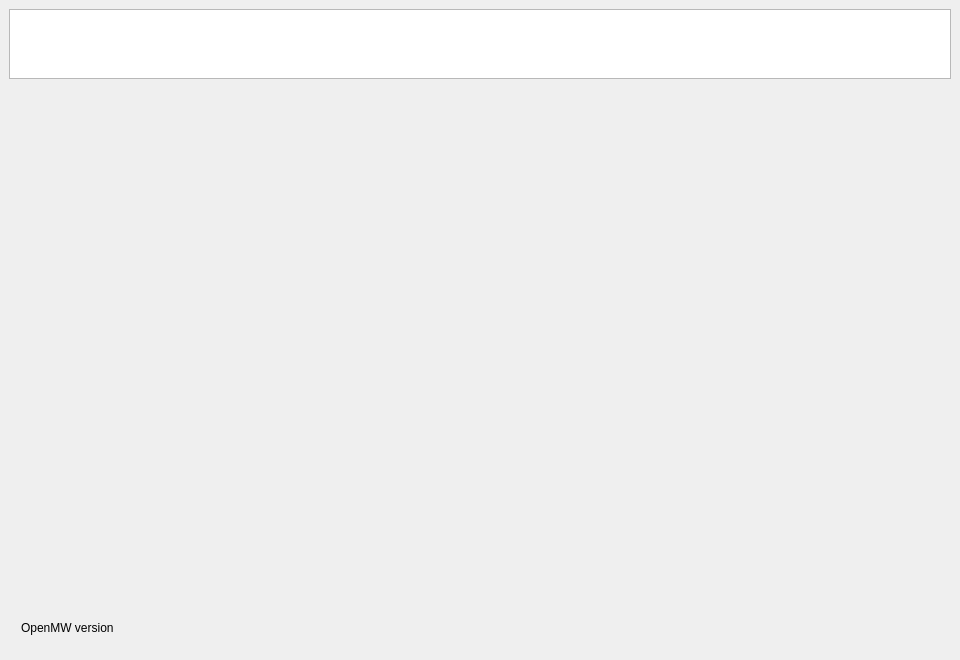
<?xml version="1.0" encoding="UTF-8"?>
<ui version="4.0">
 <class>MainWindow</class>
 <widget class="QMainWindow" name="MainWindow">
  <property name="geometry">
   <rect>
    <x>0</x>
    <y>0</y>
    <width>960</width>
    <height>660</height>
   </rect>
  </property>
  <property name="minimumSize">
   <size>
    <width>960</width>
    <height>660</height>
   </size>
  </property>
  <property name="maximumSize">
   <size>
    <width>960</width>
    <height>660</height>
   </size>
  </property>
  <property name="windowTitle">
   <string>ArenaMP Launcher</string>
  </property>
  <property name="windowIcon">
   <iconset resource="../launcher/launcher.qrc">
    <normaloff>:/images/openmw.png</normaloff>:/images/openmw.png</iconset>
  </property>
  <widget class="QWidget" name="centralwidget">
   <layout class="QVBoxLayout" name="verticalLayout_2">
    <property name="spacing">
     <number>9</number>
    </property>
    <property name="leftMargin">
     <number>9</number>
    </property>
    <property name="topMargin">
     <number>9</number>
    </property>
    <property name="rightMargin">
     <number>9</number>
    </property>
    <property name="bottomMargin">
     <number>9</number>
    </property>
    <item>
     <widget class="QListWidget" name="iconWidget">
      <property name="minimumSize">
       <size>
        <width>400</width>
        <height>70</height>
       </size>
      </property>
      <property name="maximumSize">
       <size>
        <width>16777215</width>
        <height>70</height>
       </size>
      </property>
      <property name="focusPolicy">
       <enum>Qt::NoFocus</enum>
      </property>
      <property name="horizontalScrollBarPolicy">
       <enum>Qt::ScrollBarAlwaysOff</enum>
      </property>
      <property name="verticalScrollBarPolicy">
       <enum>Qt::ScrollBarAlwaysOff</enum>
      </property>
     </widget>
    </item>
    <item>
     <widget class="QStackedWidget" name="pagesWidget"/>
    </item>
    <item>
     <widget class="QFrame" name="footerBar">
      <property name="minimumSize">
       <size>
        <width>0</width>
        <height>46</height>
       </size>
      </property>
      <property name="maximumSize">
       <size>
        <width>16777215</width>
        <height>46</height>
       </size>
      </property>
      <property name="frameShape">
       <enum>QFrame::NoFrame</enum>
      </property>
      <property name="frameShadow">
       <enum>QFrame::Plain</enum>
      </property>
      <property name="arenaFooter" stdset="0">
       <bool>true</bool>
      </property>
      <layout class="QHBoxLayout" name="horizontalLayout">
       <property name="spacing">
        <number>8</number>
       </property>
       <property name="leftMargin">
        <number>12</number>
       </property>
       <property name="topMargin">
        <number>5</number>
       </property>
       <property name="rightMargin">
        <number>8</number>
       </property>
       <property name="bottomMargin">
        <number>5</number>
       </property>
       <item>
        <widget class="QLabel" name="versionLabel">
         <property name="text">
          <string>OpenMW version</string>
         </property>
        </widget>
       </item>
       <item>
        <spacer name="horizontalSpacer">
         <property name="orientation">
          <enum>Qt::Horizontal</enum>
         </property>
         <property name="sizeHint" stdset="0">
          <size>
           <width>40</width>
           <height>20</height>
          </size>
         </property>
        </spacer>
       </item>
       <item>
        <widget class="QDialogButtonBox" name="buttonBox">
         <property name="standardButtons">
          <set>QDialogButtonBox::NoButton</set>
         </property>
         <property name="centerButtons">
          <bool>false</bool>
         </property>
        </widget>
       </item>
      </layout>
     </widget>
    </item>
   </layout>
  </widget>
 </widget>
 <resources>
  <include location="../launcher/launcher.qrc"/>
 </resources>
 <connections/>
</ui>
